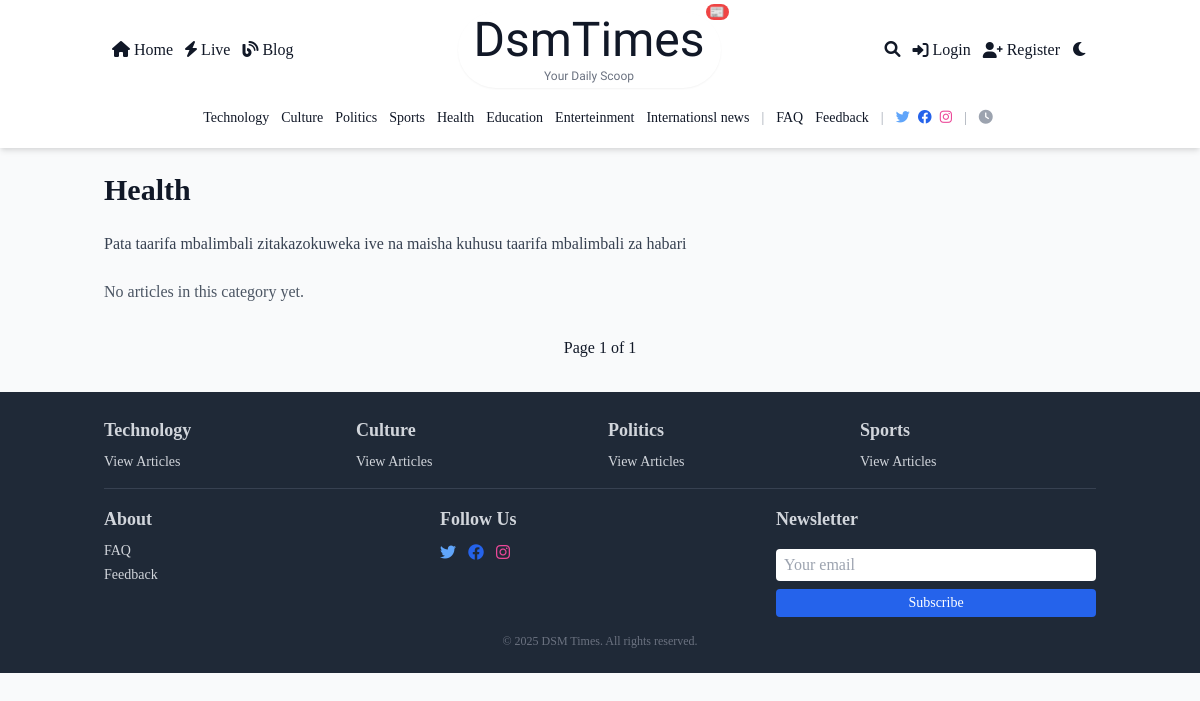
The app's page /category/Afya/, older data.
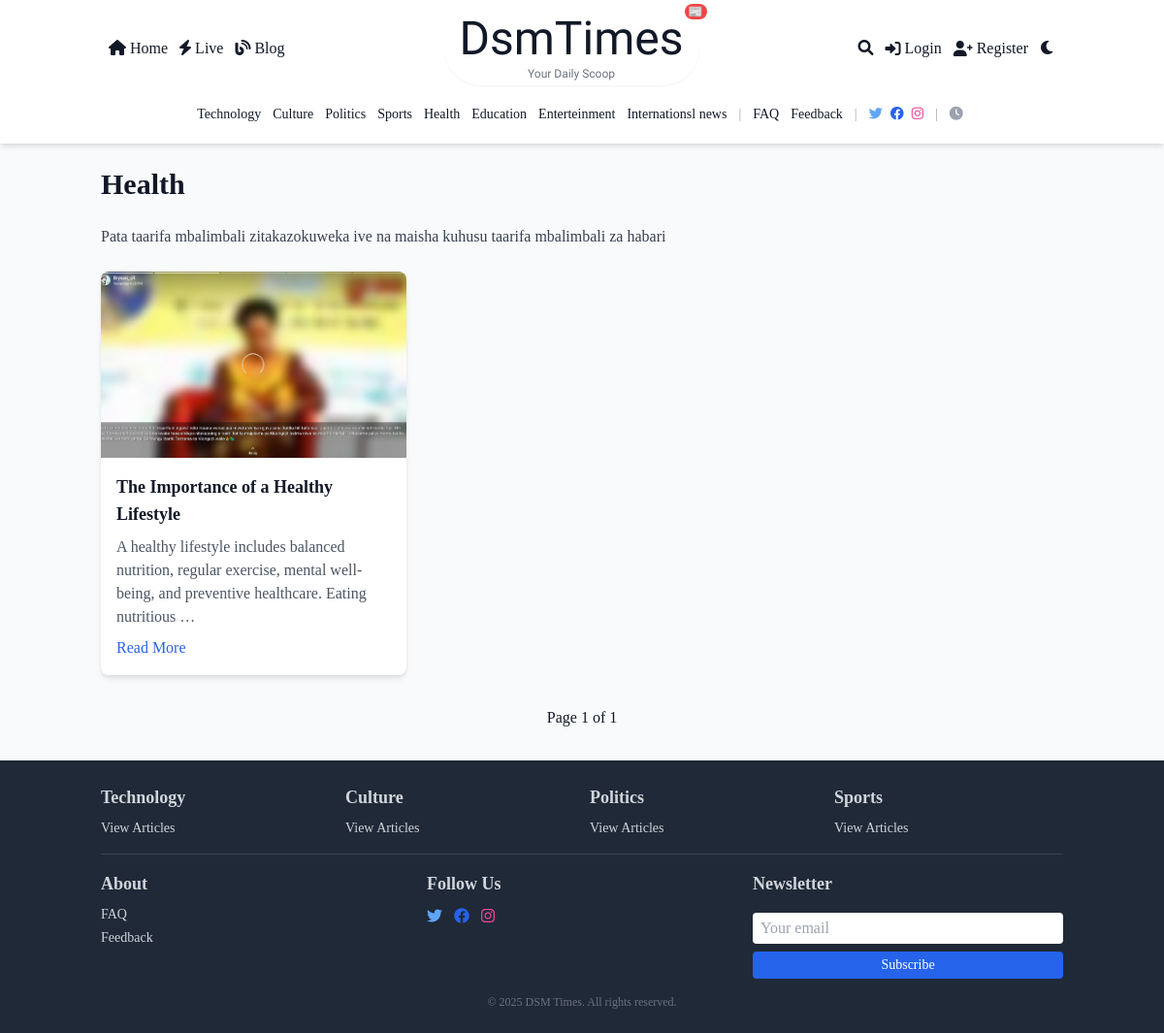
The same page, newer data.
### core/models.py (models this page shows, shortened)
class Category(models.Model):
    name = models.CharField(max_length=100, unique=True)
    slug = models.SlugField(unique=True)
    description = models.TextField(blank=True)
    image = models.ImageField(upload_to='category_images/', blank=True)
    is_special = models.BooleanField(default=False)
    color = models.CharField(max_length=7, blank=True, default='#000000')  # Hex color code

class Article(models.Model):
    STATUS_CHOICES = (
        ('draft', 'Draft'),
        ('pending', 'Pending Approval'),
        ('published', 'Published'),
        ('hidden', 'Hidden'),
    )
    title = models.CharField(max_length=200)
    slug = models.SlugField(unique=True)
    author = models.ForeignKey(User, on_delete=models.CASCADE, related_name='articles')
    category = models.ForeignKey(Category, on_delete=models.SET_NULL, null=True)
    tags = models.ManyToManyField(Tag, blank=True)
    content = models.TextField()
    summary = models.TextField(max_length=500)
    featured_image = models.ImageField(upload_to='article_images/', blank=True, null=True)
    is_premium = models.BooleanField(default=False)
    status = models.CharField(max_length=20, choices=STATUS_CHOICES, default='draft')
    submitted_at = models.DateTimeField(auto_now_add=True)
    published_at = models.DateTimeField(null=True, blank=True)
    updated_at = models.DateTimeField(auto_now=True)
    views_count = models.PositiveIntegerField(default=0)
    read_time_minutes = models.PositiveIntegerField(default=5)
    breaking_news = models.BooleanField(default=False)
    likes = models.ManyToManyField(User, related_name='liked_articles', blank=True)

### core/views.py (the view)
# urls.py: path('category/<slug:slug>/', views.category_detail, name='category_detail'),
def category_detail(request, slug):
    category = get_object_or_404(Category, slug=slug)
    articles = Article.objects.filter(category=category, status='published').order_by('-published_at')
    paginator = Paginator(articles, 10)
    page_number = request.GET.get('page')
    page_obj = paginator.get_page(page_number)
    return render(request, 'core/category_detail.html', {'category': category, 'page_obj': page_obj})

### core/context_processors.py (called while the page is built)
def global_context(request):
    categories = Category.objects.all()
    dark_mode = request.session.get('dark_mode', False)
    return {'categories': categories, 'dark_mode': dark_mode}

### core/templates/core/category_detail.html (shortened to what this page needs)
{% extends 'core/base.html' %}
{% block content %}
    <section class="max-w-6xl mx-auto px-4 sm:px-0">
        <h1 class="text-2xl sm:text-3xl font-bold mb-6 text-gray-900 dark:text-white {% if category.is_special %}special-category{% endif %}" data-color="{{ category.color }}">{{ category.name }}</h1>
        {% if category.description %}
            <p class="text-gray-700 dark:text-gray-100 mb-6">{{ category.description }}</p>
        {% endif %}
        <div class="grid grid-cols-1 sm:grid-cols-2 lg:grid-cols-3 gap-6">
            {% for article in page_obj %}
                <div class="bg-white dark:bg-gray-800 rounded-lg shadow-md overflow-hidden hover:shadow-lg transition">
                    {% if article.featured_image %}
                        <img src="{{ article.featured_image.url }}" class="w-full h-48 object-cover" alt="{{ article.title }}">
                    {% else %}
                        <div class="w-full h-48 bg-gray-200 dark:bg-gray-700 flex items-center justify-center text-gray-500 dark:text-gray-400">No Image</div>
                    {% endif %}
                    <div class="p-4">
                        <h3 class="text-lg font-semibold text-gray-900 dark:text-white">{{ article.title }}</h3>
                        <p class="mt-2 text-gray-600 dark:text-gray-300">{{ article.summary|truncatewords:15 }}</p>
                        <a href="{% url 'article_detail' article.slug %}" class="mt-2 inline-block text-blue-600 hover:underline">Read More</a>
                    </div>
                </div>
            {% empty %}
                <p class="text-gray-600 dark:text-gray-300 col-span-full">No articles in this category yet.</p>
            {% endfor %}
        </div>
        <div class="mt-6 flex justify-center space-x-2">
            <span class="px-4 py-2">Page {{ page_obj.number }} of {{ page_obj.paginator.num_pages }}</span>
        </div>
    </section>
{% endblock %}

### core/templates/core/base.html (shortened to what the changed rows need)
{% load static %}
<!DOCTYPE html>
<html lang="en" class="{% if request.session.dark_mode %}dark{% endif %}">
<head>
    <link href="https://cdn.jsdelivr.net/npm/tailwindcss@2.2.19/dist/tailwind.min.css" rel="stylesheet">
    <link rel="stylesheet" href="https://cdnjs.cloudflare.com/ajax/libs/font-awesome/6.0.0/css/all.min.css">
    <link rel="stylesheet" href="{% static 'css/custom.css' %}">
</head>
<body class="bg-gray-50 dark:bg-gray-900 text-gray-900 dark:text-white font-serif antialiased">
    <header class="bg-white dark:bg-transparent shadow-md dark:shadow-none sticky top-0 z-50">
        <nav class="container mx-auto px-4 py-3">
            <div class="hidden sm:flex justify-center mt-3">
                <div class=" dark:bg-transparent rounded-md px-3 py-2 flex flex-wrap items-center space-x-3 text-sm">
                    {% for category in categories %}
                        <a href="{% url 'category_detail' category.slug %}" class="text-gray-900 dark:text-white hover:text-blue-500 dark:hover:text-blue-400 transition relative {% if category.is_special %}special-category{% endif %}" data-color="{{ category.color }}">
                            {{ category.name }}
                        </a>
                    {% endfor %}
                    <span class="text-gray-400 dark:text-gray-300 mx-1">|</span>
                    <a href="{% url 'faq' %}" class="text-gray-900 dark:text-white hover:text-blue-500 dark:hover:text-blue-400 transition">FAQ</a>
                    <a href="{% url 'feedback' %}" class="text-gray-900 dark:text-white hover:text-blue-500 dark:hover:text-blue-400 transition">Feedback</a>
                    <span class="text-gray-400 dark:text-gray-300 mx-1">|</span>
                    <div class="flex space-x-2">
                        <a href="#" class="text-blue-400 dark:text-blue-300 hover:text-blue-500 dark:hover:text-blue-400"><i class="fab fa-twitter"></i></a>
                        <a href="#" class="text-blue-600 dark:text-blue-500 hover:text-blue-700 dark:hover:text-blue-600"><i class="fab fa-facebook"></i></a>
                        <a href="#" class="text-pink-500 dark:text-pink-400 hover:text-pink-600 dark:hover:text-pink-500"><i class="fab fa-instagram"></i></a>
                    </div>
                    <span class="text-gray-400 dark:text-gray-300 mx-1">|</span>
                    <span><i class="fas fa-clock mr-1 text-gray-400 dark:text-gray-300"></i>{{ "now"|date:"H:i, F j, Y" }}</span>
                </div>
            </div>
        </nav>
    </header>
    <main class="container mx-auto px-4 py-6">
        {% block content %}{% endblock %}
    </main>
    <footer class="bg-gray-800 dark:bg-transparent text-gray-300 dark:text-gray-200 py-6">
        <div class="container mx-auto px-4 grid grid-cols-1 sm:grid-cols-2 md:grid-cols-4 gap-4">
            {% for category in categories.all|slice:":4" %}
                <div>
                    <h3 class="text-base sm:text-lg font-semibold mb-2">{{ category.name }}</h3>
                    <ul class="space-y-1 text-sm">
                        <li><a href="{% url 'category_detail' category.slug %}" class="hover:text-blue-400 dark:hover:text-blue-300 transition">View Articles</a></li>
                    </ul>
                </div>
            {% endfor %}
        </div>
    </footer>
</body>
</html>

Row changes from the older to the newer data that the page shows:
added Article: featured_image (picture), title "The Importance of a Healthy Lifestyle", summary "A healthy lifestyle includes balanced nutrition, regular exercise, mental well-being, and preventive healthcare. Eating nutritious …"
Text that changed along with them:
text no longer shown: "No articles in this category yet."
